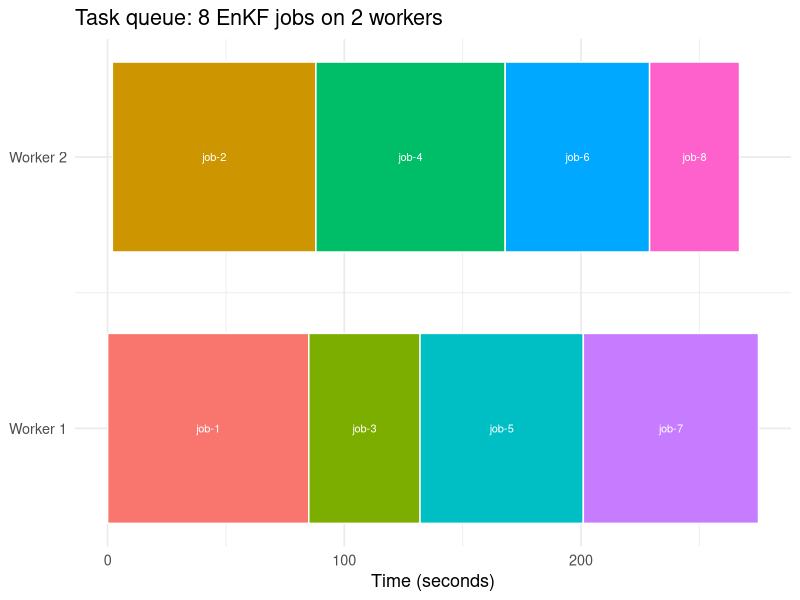

Source code (R):
## ---- chunk 1
#| label: queue-simulation

# Simulate the job queue lifecycle
simulate_job_queue <- function(n_jobs = 5, worker_capacity = 2) {
  set.seed(42)
  jobs <- data.frame(
    job_id     = paste0("job-", seq_len(n_jobs)),
    submitted  = seq(0, (n_jobs - 1) * 2, by = 2),
    duration   = round(runif(n_jobs, 30, 90)),
    status     = "queued",
    started    = NA_real_,
    finished   = NA_real_
  )

  # Simple FIFO scheduling with worker_capacity parallel workers
  t <- 0
  worker_free_at <- rep(0, worker_capacity)

  for (i in seq_len(n_jobs)) {
    t <- max(jobs$submitted[i], min(worker_free_at))
    w <- which.min(worker_free_at)
    jobs$started[i]  <- t
    jobs$finished[i] <- t + jobs$duration[i]
    jobs$status[i]   <- "done"
    worker_free_at[w] <- jobs$finished[i]
  }
  jobs
}

jobs <- simulate_job_queue(n_jobs = 8, worker_capacity = 2)
print(jobs[, c("job_id", "submitted", "started", "finished", "duration")])
## ---- chunk 2
#| label: queue-gantt
#| fig-cap: "Gantt chart of 8 simulation jobs across 2 workers. Jobs submitted simultaneously queue and are dispatched as workers become free — no HTTP timeouts, no blocked threads."

library(ggplot2)

jobs$worker <- rep(1:2, length.out = nrow(jobs))

ggplot(jobs, aes(xmin = started, xmax = finished,
                 ymin = worker - 0.35, ymax = worker + 0.35,
                 fill = job_id)) +
  geom_rect(colour = "white") +
  geom_text(aes(x = (started + finished) / 2, y = worker,
                label = job_id), size = 2.8, colour = "white") +
  scale_y_continuous(breaks = 1:2, labels = paste("Worker", 1:2)) +
  scale_x_continuous(name = "Time (seconds)") +
  labs(y = NULL, title = "Task queue: 8 EnKF jobs on 2 workers") +
  theme_minimal(base_size = 13) +
  theme(legend.position = "none")
